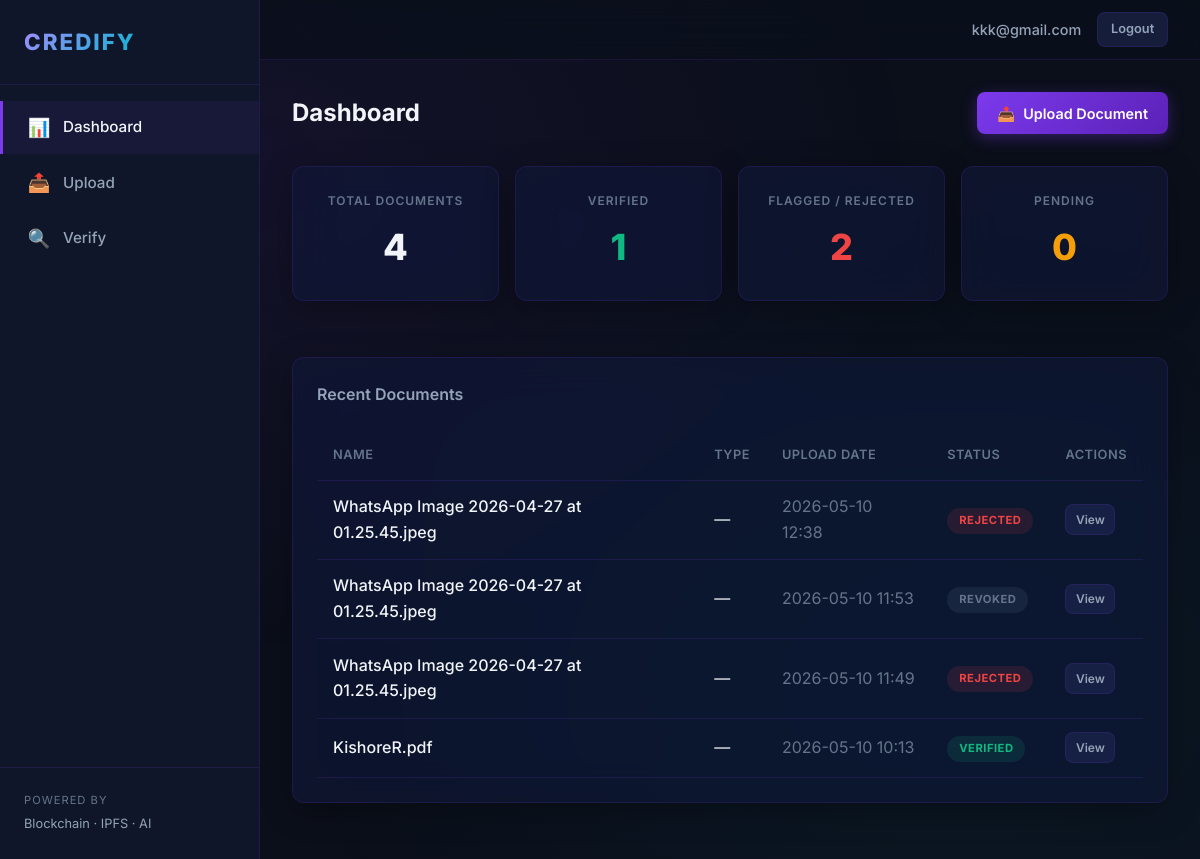
The app's page /dashboard (signed in) with its own data.
### app/models.py (models this page shows, shortened)
class User(UserMixin, db.Model):
    __tablename__ = "users"
    id = db.Column(db.Integer, primary_key=True)
    email = db.Column(db.String(120), unique=True, nullable=False, index=True)
    password_hash = db.Column(db.String(256), nullable=False)
    role = db.Column(
        db.String(20),
        nullable=False,
        default="citizen",
    )  # citizen | issuer | verifier | admin
    created_at = db.Column(
        db.DateTime, default=lambda: datetime.now(timezone.utc)
    )
    documents = db.relationship(
        "Document", backref="owner", lazy=True, foreign_keys="Document.owner_id"
    )
    verification_records = db.relationship(
        "VerificationRecord", backref="verifier", lazy=True
    )

class Document(db.Model):
    __tablename__ = "documents"
    id = db.Column(db.Integer, primary_key=True)
    owner_id = db.Column(
        db.Integer, db.ForeignKey("users.id"), nullable=False, index=True
    )
    filename = db.Column(db.String(255), nullable=False)
    original_name = db.Column(db.String(255), nullable=False)
    sha256_hash = db.Column(db.String(64), nullable=False, index=True)
    ipfs_cid = db.Column(db.String(128), nullable=True)
    blockchain_tx_id = db.Column(db.String(128), nullable=True)
    upload_date = db.Column(
        db.DateTime, default=lambda: datetime.now(timezone.utc)
    )
    doc_type = db.Column(db.String(50), nullable=True)  # e.g. certificate, transcript
    issuer_name = db.Column(db.String(255), nullable=True)
    issue_date = db.Column(db.Date, nullable=True)
    status = db.Column(
        db.String(20), nullable=False, default="pending"
    )  # pending | verified | flagged | revoked
    audit_logs = db.relationship("AuditLog", backref="document", lazy=True)
    verification_records = db.relationship(
        "VerificationRecord", backref="document", lazy=True
    )

### app/routes/documents.py (the view)
@documents_bp.route("/dashboard")
@login_required
def dashboard():
    docs = Document.query.filter_by(owner_id=current_user.id).order_by(
        Document.upload_date.desc()
    ).all()
    stats = {
        "total": len(docs),
        "verified": sum(1 for d in docs if d.status == "verified"),
        "pending": sum(1 for d in docs if d.status == "pending"),
        "rejected": sum(1 for d in docs if d.status == "rejected"),
    }
    return render_template("dashboard.html", documents=docs, stats=stats)

### app/models.py (called while the page is built)
@login_manager.user_loader
def load_user(user_id: str):
    return db.session.get(User, int(user_id))

### app/templates/dashboard.html (shortened to what this page needs)
{% extends 'base.html' %}
{% block content %}
<div class="page-header">
    <h2>Dashboard</h2>
    <a href="{{ url_for('documents.upload') }}" class="btn btn--primary">
        <span>📤</span> Upload Document
    </a>
</div>
<div class="stats-grid">
    <div class="card stat-card">
        <div class="stat-label">Total Documents</div>
        <div class="stat-value">{{ stats.total if stats else 0 }}</div>
    </div>
    <div class="card stat-card">
        <div class="stat-label">Verified</div>
        <div class="stat-value success">{{ stats.verified if stats else 0 }}</div>
    </div>
    <div class="card stat-card">
        <div class="stat-label">Flagged / Rejected</div>
        <div class="stat-value danger">{{ stats.rejected if stats else 0 }}</div>
    </div>
    <div class="card stat-card">
        <div class="stat-label">Pending</div>
        <div class="stat-value warning">{{ stats.pending if stats else 0 }}</div>
    </div>
</div>
<div class="card">
    <h3 class="mb-3" style="font-size: 1rem; font-weight: 600; color: var(--text-secondary);">Recent Documents</h3>
    <div style="overflow-x: auto;">
        <table class="table">
            <thead>
                <tr>
                    <th>Name</th>
                    <th>Type</th>
                    <th>Upload Date</th>
                    <th>Status</th>
                    <th>Actions</th>
                </tr>
            </thead>
            <tbody>
                {% for doc in documents %}
                <tr>
                    <td style="font-weight: 500;">{{ doc.original_name }}</td>
                    <td>{{ doc.doc_type or '—' }}</td>
                    <td style="color: var(--text-muted);">{{ doc.upload_date.strftime('%Y-%m-%d %H:%M') if doc.upload_date else '—' }}</td>
                    <td>
                        <span class="badge badge--{{ doc.status }}">{{ doc.status|upper }}</span>
                    </td>
                    <td>
                        <a href="{{ url_for('documents.report', doc_id=doc.id) }}" class="btn btn--secondary" style="padding: 0.3rem 0.6rem; font-size: 0.75rem;">View</a>
                    </td>
                </tr>
                {% else %}
                <tr>
                    <td colspan="5" class="text-center" style="padding: 3rem; color: var(--text-muted);">
                        No documents uploaded yet. <a href="{{ url_for('documents.upload') }}">Upload your first document →</a>
                    </td>
                </tr>
                {% endfor %}
            </tbody>
        </table>
    </div>
</div>
{% endblock %}

### app/templates/base.html (shortened to what this page needs)
<!DOCTYPE html>
<html lang="en">
<head>
    <link rel="stylesheet" href="{{ url_for('static', filename='css/style.css') }}">
</head>
<body>
    <div class="app-layout">
        <aside class="sidebar" id="sidebar">
            <div class="sidebar-header">
                <a href="{{ url_for('auth.index') }}" class="logo">CREDIFY</a>
            </div>
            <nav class="sidebar-nav">
                {% if current_user.is_authenticated %}
                    <a href="{{ url_for('documents.dashboard') }}" class="nav-link {% if request.endpoint == 'documents.dashboard' %}active{% endif %}">
                        <span class="icon">📊</span> Dashboard
                    </a>
                    <a href="{{ url_for('documents.upload') }}" class="nav-link {% if request.endpoint == 'documents.upload' %}active{% endif %}">
                        <span class="icon">📤</span> Upload
                    </a>
                    <a href="{{ url_for('verify.verify') }}" class="nav-link {% if request.endpoint == 'verify.verify' %}active{% endif %}">
                        <span class="icon">🔍</span> Verify
                    </a>
                {% endif %}
            </nav>
            <div style="margin-top: auto; padding: 1.5rem; border-top: 1px solid var(--border);">
                <div style="font-size: 0.7rem; color: var(--text-muted); text-transform: uppercase; letter-spacing: 1px;">Powered by</div>
                <div style="font-size: 0.8rem; color: var(--text-secondary); margin-top: 0.25rem;">Blockchain · IPFS · AI</div>
            </div>
        </aside>
        <div class="main-wrapper">
            <header class="topbar">
                <div class="topbar-right">
                    {% if current_user.is_authenticated %}
                        <span class="user-name">{{ current_user.email }}</span>
                        <a href="{{ url_for('auth.logout') }}" class="btn btn--secondary" style="font-size: 0.8rem; padding: 0.4rem 0.8rem;">Logout</a>
                    {% endif %}
                </div>
            </header>
            <main class="content">
                {% block content %}{% endblock %}
            </main>
        </div>
    </div>
</body>
</html>

### records on screen
User: email "kkk@gmail.com"
Document: original_name "WhatsApp Image 2026-04-27 at 01.25.45.jpeg", doc_type "—", upload_date "2026-05-10 12:38", status "REJECTED"
Document: original_name "WhatsApp Image 2026-04-27 at 01.25.45.jpeg", doc_type "—", upload_date "2026-05-10 11:53", status "REVOKED"
Document: original_name "WhatsApp Image 2026-04-27 at 01.25.45.jpeg", doc_type "—", upload_date "2026-05-10 11:49", status "REJECTED"
Document: original_name "KishoreR.pdf", doc_type "—", upload_date "2026-05-10 10:13", status "VERIFIED"

### other values on screen
{{ stats.total if stats else 0 }} "4"
{{ stats.verified if stats else 0 }} "1"
{{ stats.rejected if stats else 0 }} "2"
{{ stats.pending if stats else 0 }} "0"
